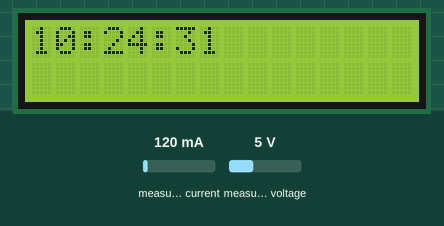
Recording of a sketch running on a simulated Arduino Uno, built with avr-gcc and run on an emulated ATmega328P. Shown: 16×2 character LCD. The test bench sets the inputs (shaded band); at power-on: measured current 120 mA, measured voltage 5 V. The local clock reads 2024-03-15 10:24:30 at power-on unless the sketch sets it; storage starts empty; what the sketch prints to the serial monitor is not drawn.

Above: at 2.2 s.
2.3 s: measured current set to 40 mA
At 3.2 s:
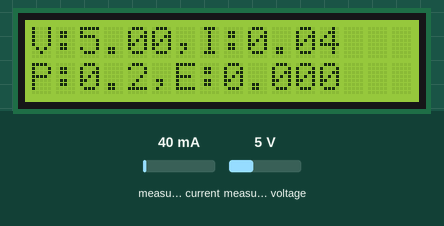
5.1 s: measured voltage set to 0.3 V
At 6.5 s:
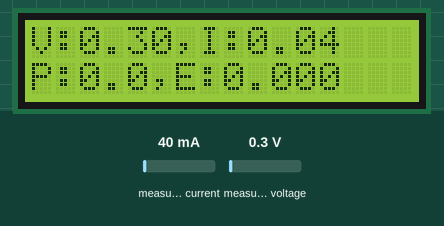
8.2 s: measured current set to 500 mA
At 9.5 s:
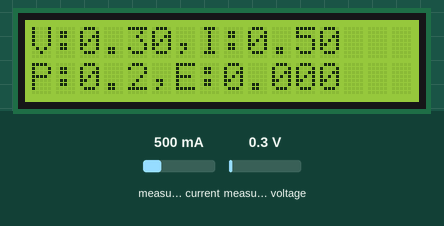
11.2 s: measured voltage set to 3.8 V
At 12.6 s:
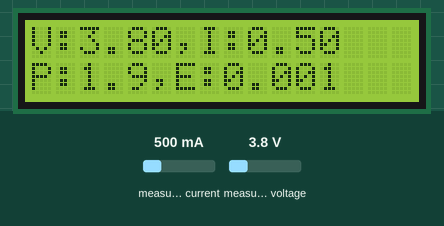
Timing chart, 0 to 14.2 s (numbered marks = the images above; inputs shaded):
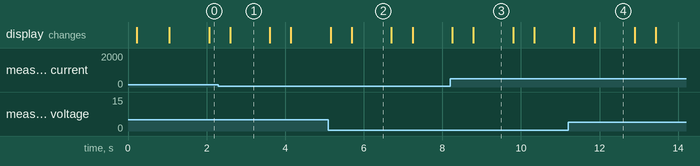

The sketch:

Solar_Panel_Monitoring.ino
```cpp
/*
  ---- DESKRIPSI SINGKAT PROYEK DEMO MONITORING PANEL SURYA ----

  Komponen kunci =
  -ARDUINO UNO (Simpel untuk prototyping cepat)
  -INA219 (Bagus dan murah)
  -DS3231 (RTC kecil dan murah)
  -I2C LCD LM016L 16X2 (Murah dan cocok untuk prototyping)
  -microSD GS (SPI)
  -Kapasitor dan resistor untuk decoupling sama pullup/pulldown jika dibutuhkan

  Sambungan (COM Protocol) =

  - I2C (ARDUINO UNO): SDA=A4, SCL=A5
  - SPI (UNO): CS=10, SCK=13, MISO=12, MOSI=11

  Catatan:
   - Pakai I2C LCD (LM016L). Standar address: 0x27
   - INA219 standard I2C address: 0x40 (Adafruit/3-5V).
   - DS3231 I2C address: 0x68 (5V or 3.3V).
   - microSD module harus pakai LDO 3.3 V

*/

#include <Wire.h>
#include <SPI.h>
#include <SD.h>
#include <Adafruit_INA219.h>
#include <LiquidCrystal_I2C.h>
#include <RTClib.h>

// --- Pins (ARDUINO UNO) ---
const uint8_t SD_CS = 10;       // CS10 untuk MicroSD

// --- Peripherals ---
Adafruit_INA219 ina219;                 // I2C 0x40
LiquidCrystal_I2C lcd(0x27, 16, 2);     // I2C alamat 0x27, ganti ke 0x3F  misal beda
RTC_DS3231 rtc; //keterangan terkait RTC

// --- State ---
bool sdBeres = false; //cek SD Card
bool rtcBeres = false; //cek RTC
File logFile;

unsigned long lastSampleMs = 0;
const unsigned long SAMPLE_MS = 1000;

float vEMA = NAN; //moving average untuk voltase
float iEMA = NAN; //moving average untuk arus
float pEMA = NAN; //moving average untuk power/watt

const float konstanta = 0.25f;
double energy_Wh = 0.0;

//--- Helpers (UNO-friendly, ga ada String heap) ---
void duaDesimal(char* out, uint8_t v) //dapat lebih detail angka voltase
{
  out[0] = '0' + (v/10);
  out[1] = '0' + (v%10);
  out[2] = 0;
}

void getTimestamp(char* buf, size_t len) //untuk dapat waktu di RTC
{
  if (rtcBeres){
    DateTime t = rtc.now();
    // YYYY-MM-DD HH:MM:SS
    snprintf(buf, len, "%04d-%02d-%02d %02d:%02d:%02d",
             t.year(), t.month(), t.day(), t.hour(), t.minute(), t.second());
  }
  else
  {
    unsigned long s = millis()/1000;
    uint8_t hh = (s/3600UL)%24;
    uint8_t mm = (s/60UL)%60;
    uint8_t ss = s%60;
    snprintf(buf, len, "0000-00-00 %02u:%02u:%02u", hh, mm, ss);
  }
}

void openCSV() //start untuk buka file CSV buat dimasukin ke microSD
{
  if (!SD.exists("/panelsurya_log.csv"))
  {
    logFile = SD.open("/panelsurya_log.csv", FILE_WRITE);
    if (logFile){
      logFile.println(F("timestamp,voltage_V,current_A,power_W,energy_Wh"));
      logFile.flush();
    }
  }
  else
  {
    logFile = SD.open("/panelsurya_log.csv", FILE_WRITE);
  }

  if (logFile)
  {
      logFile.seek(logFile.size()); //UNTUK APPEND
  }
  if (!logFile) sdBeres = false;
}

void appendCSV(const char* ts, float v, float i, float p, double eWh) //Nambah baris data
{
  if (!sdBeres || !logFile) return;
  char vbuffer[12], ibuffer[12], pbuffer[12], ebuffer[16];
  dtostrf(v, 0, 3, vbuffer);
  dtostrf(i, 0, 3, ibuffer);
  dtostrf(p, 0, 3, pbuffer);
  dtostrf(eWh, 0, 4, ebuffer);

  logFile.print(ts); logFile.print(',');
  logFile.print(vbuffer); logFile.print(',');
  logFile.print(ibuffer); logFile.print(',');
  logFile.print(pbuffer); logFile.print(',');
  logFile.println(ebuffer);

  static uint8_t flushKontrol=0;
  if ((++flushKontrol % 5) == 0) logFile.flush(); //Buat nge-flush biar awet kartunya per 5x aksi
}

void lcdSplash(const char* line) //Splash diawal screen
{
  lcd.clear();
  lcd.setCursor(0,0); lcd.print(F("Monitor PS"));
  lcd.setCursor(0,1); lcd.print(line);

}

// --- Setup ---
void setup()
{
  // Serial buat debug ( kalau butuh terminal)
  Serial.begin(115200);
  delay(100);

  // I2C
  Wire.begin(); // UNO: pakai pin A4(SDA), A5(SCL)

  // LCD
  lcd.init();
  lcd.backlight();
  lcdSplash("Good Day :)");

  // Sensor PVI INA219
  if (!ina219.begin()){
    Serial.println(F("ERROR INA219"));
    lcdSplash("INA219 FAIL");
  }
  else
  {
    ina219.setCalibration_32V_2A();
  }


  // SD
  if (!SD.begin(SD_CS))
  {
    Serial.println(F("ERROR SD CONNECTOR"));
    sdBeres = false;
    lcdSplash("Cek koneksi SD nya");
  }
  else
  {
    sdBeres = true;
    openCSV(); //buka fungsi open CSV nya
  }

  // RTC
  if (!rtc.begin()){
    rtcBeres = false;
    Serial.println(F("CEK LAGI RTC"));
    lcdSplash("RTC WARN");
  }
  else
  {
    rtcBeres = true;
    if (rtc.lostPower())
    {
      rtc.adjust(DateTime(F(__DATE__), F(__TIME__))); //biar waktu stay in-line jika mati RTC
    }
  }

  delay(800);
  lcd.clear();
}

// --- Super Loop ---
void loop()
{
  unsigned long now = millis(); //waktu relatif pas arduino pertama kali dinyalakan

  if (now - lastSampleMs >= SAMPLE_MS)
  {
    lastSampleMs = now;

    // Baca INA219
    float v = ina219.getBusVoltage_V();
    float i = ina219.getCurrent_mA() / 1000.0f;
    float p = v * i;

    // Ngehalusin Moving Average (EMA)
    if (isnan(vEMA))
    {
      vEMA=v;
      iEMA=i;
      pEMA=p;
    }

    else
    {

      vEMA =v; iEMA = i; ; pEMA = p;

      //Intinya menggunakan konstanta (0.25) untuk mencari moving average
      vEMA = (1-konstanta)*vEMA + konstanta * v;
      iEMA = (1-konstanta)*iEMA + konstanta * i;
      pEMA = (1-konstanta)*pEMA + konstanta * p;

    }

    // Energi Wh (watthour)
    energy_Wh += (double)pEMA * ((double)SAMPLE_MS/1000.0) / 3600.0;

    // Timestamp
    char slotwaktu[24];
    getTimestamp(slotwaktu, sizeof(slotwaktu));

    // LCD update
    lcd.setCursor(0,0); lcd.print(F("V:")); lcd.print(vEMA,2);lcd.print(F(",I:")); lcd.print(iEMA,2);
    lcd.setCursor(0,1); lcd.print(F("P:")); lcd.print(pEMA,1); lcd.print(F(",E:")); lcd.print(energy_Wh,3);
    delay(1000);
    lcd.clear();
    lcd.setCursor(0,0); lcd.print(slotwaktu + 11); // HH:MM:SS
    delay(500);


    // Serial debug
    Serial.println(slotwaktu); Serial.print(F(" V=")); Serial.println(v,3);
    Serial.print(F(" I=")); Serial.println(i,3);
    Serial.print(F(" P=")); Serial.println(p,3);
    Serial.print(F(" E=")); Serial.println(energy_Wh,4);
    Serial.println(F(" Wh"));

    // Log
    if (sdBeres)
    {

    appendCSV(slotwaktu, vEMA, iEMA, pEMA, energy_Wh);

    }
  }
}
```

Measured:
- what the display in image 1 shows lasts 1.0 s, from 2.6 s to 3.6 s
